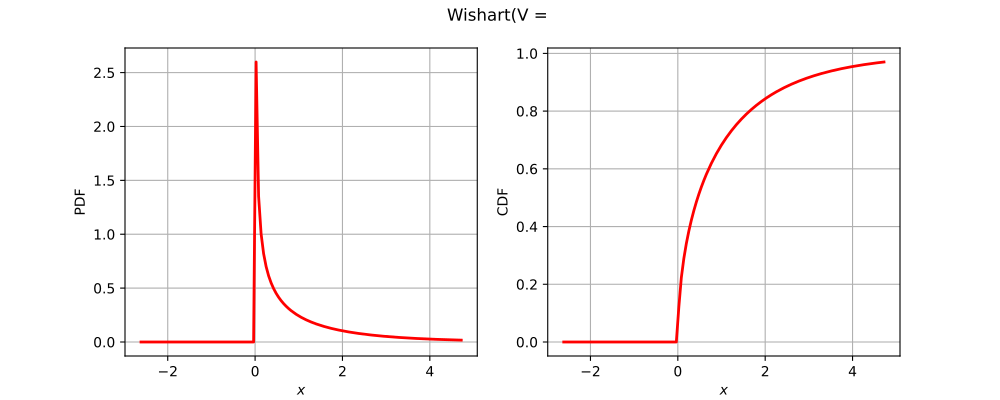

This figure's Python source:
import openturns as ot
from matplotlib import pyplot as plt
from openturns.viewer import View
title = None
if ot.Wishart().__class__.__name__ == 'Bernoulli':
    distribution = ot.Bernoulli(0.7)
elif ot.Wishart().__class__.__name__ == 'Binomial':
    distribution = ot.Binomial(5, 0.2)
elif ot.Wishart().__class__.__name__ == 'Hypergeometric':
    distribution = ot.Hypergeometric(10, 4, 7)
elif ot.Wishart().__class__.__name__ == 'CumulativeDistributionNetwork':
    coll = [ot.Normal(2),ot.Dirichlet([0.5, 1.0, 1.5])]
    distribution = ot.CumulativeDistributionNetwork(coll, ot.BipartiteGraph([[0,1], [0,1]]))
elif ot.Wishart().__class__.__name__ == 'Histogram':
    distribution = ot.Histogram([-1.0, 0.5, 1.0, 2.0], [0.45, 0.4, 0.15])
elif ot.Wishart().__class__.__name__ == 'KernelMixture':
    kernel = ot.Uniform()
    sample = ot.Normal().getSample(5)
    bandwith = [1.0]
    distribution = ot.KernelMixture(kernel, bandwith, sample)
elif ot.Wishart().__class__.__name__ == 'MaximumDistribution':
    coll = [ot.Uniform(2.5, 3.5), ot.LogUniform(1.0, 1.2), ot.Triangular(2.0, 3.0, 4.0)]
    distribution = ot.MaximumDistribution(coll)
elif ot.Wishart().__class__.__name__ == 'Multinomial':
    distribution = ot.Multinomial(5, [0.2])
elif ot.Wishart().__class__.__name__ == 'RandomMixture':
    coll = [ot.Triangular(0.0, 1.0, 5.0), ot.Uniform(-2.0, 2.0)]
    weights = [0.8, 0.2]
    cst = 3.0
    distribution = ot.RandomMixture(coll, weights, cst)
elif ot.Wishart().__class__.__name__ == 'TruncatedDistribution':
    distribution = ot.TruncatedDistribution(ot.Normal(2.0, 1.5), 1.0, 4.0)
elif ot.Wishart().__class__.__name__ == 'UserDefined':
    distribution = ot.UserDefined([[1.0], [2.0], [3.0]], [0.4, 0.5, 1.0])
elif ot.Wishart().__class__.__name__ == 'ZipfMandelbrot':
    distribution = ot.ZipfMandelbrot(10, 2.5, 0.3)
elif ot.Wishart().__class__.__name__ == 'Normal':
    cov = ot.CovarianceMatrix([[1.0, -0.5], [-0.5, 1.0]])
    distribution = ot.Normal([0.0, 0.0], cov)
    title = "Normal dist. with correlation coefficient {}".format(cov[0, 1])
else:
    distribution = ot.Wishart()

dimension = distribution.getDimension()
if title is None:
    title = str(distribution)[:100].split('\n')[0]
if dimension == 1:
    distribution.setDescription(['$x$'])
    pdf_graph = distribution.drawPDF()
    cdf_graph = distribution.drawCDF()
    fig = plt.figure(figsize=(10, 4))
    pdf_axis = fig.add_subplot(121)
    cdf_axis = fig.add_subplot(122)
    View(pdf_graph, figure=fig, axes=[pdf_axis], add_legend=False)
    View(cdf_graph, figure=fig, axes=[cdf_axis], add_legend=False)
    fig.suptitle(title)
elif dimension == 2:
    grid = ot.GridLayout(1, 2)
    pdf_graph = distribution.drawPDF()
    pdf_graph.setLegends([''])
    cdf_graph = distribution.drawCDF()
    cdf_graph.setLegends([''])
    grid.setGraph(0, 0, pdf_graph)
    grid.setGraph(0, 1, cdf_graph)
    grid.setTitle(title)
    fig = View(grid).getFigure()
    fig.axes[0].set_title('PDF')
    fig.axes[1].set_title('CDF')
